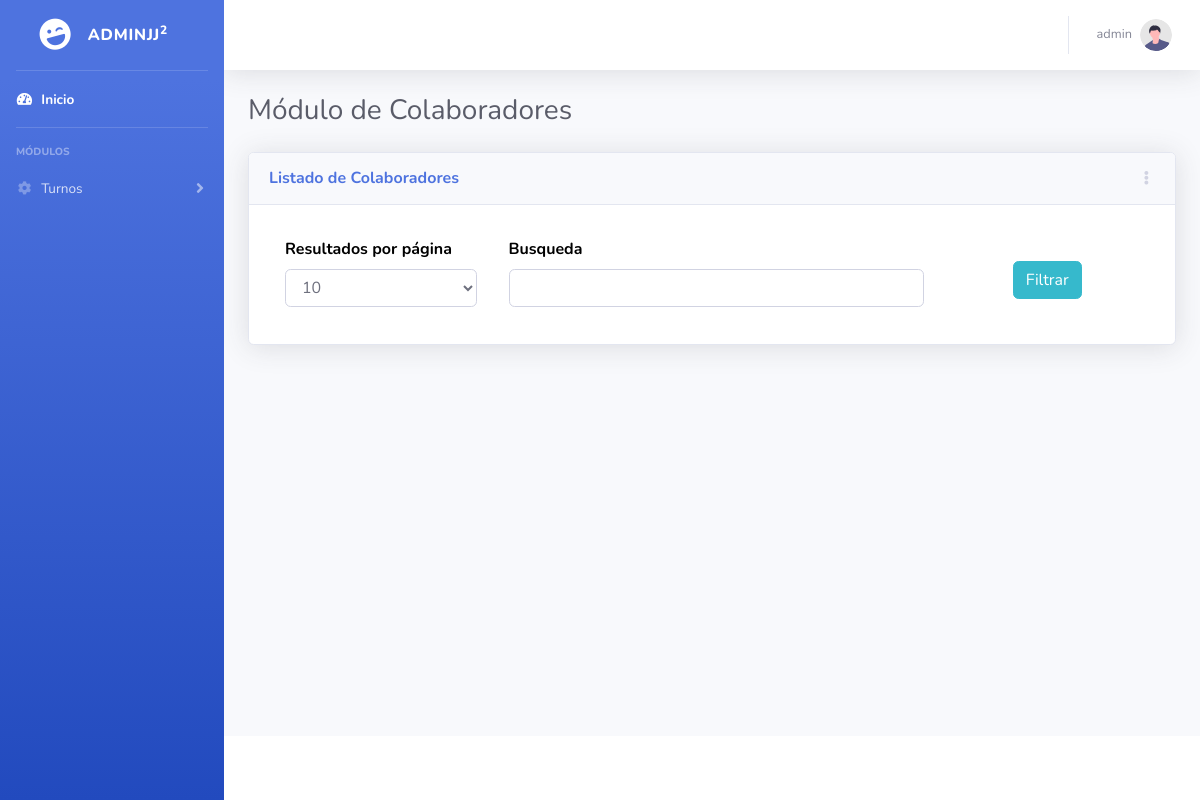
Page /colaboradores.php (signed in) on the earlier database version.
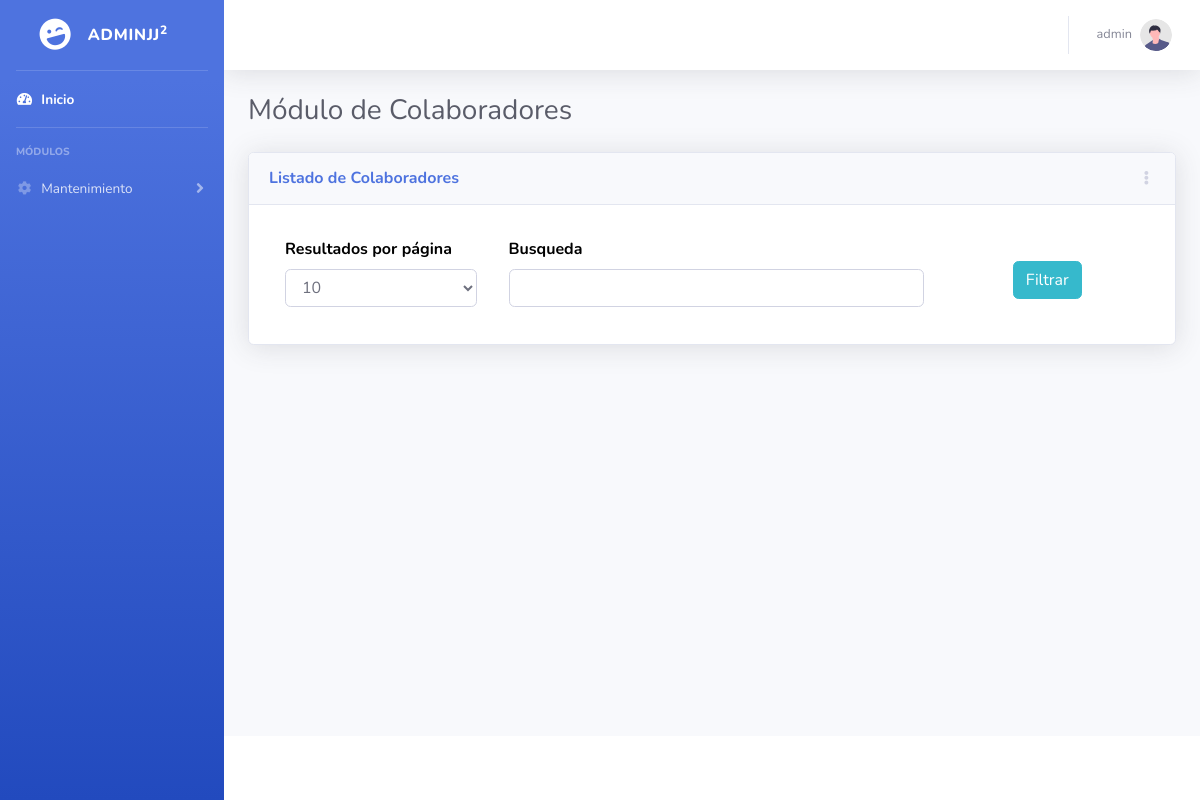
Same page on the later database version.
### tables this page shows
CREATE TABLE modulos (
	id INT AUTO_INCREMENT,
	nombre VARCHAR(250) NOT NULL,
	PRIMARY KEY (id)
);

CREATE TABLE usuarios (
	id INT AUTO_INCREMENT,
	usuario VARCHAR(250) NOT NULL,
	nombre VARCHAR(250) NOT NULL,
	apellido VARCHAR(250) NOT NULL,
	cedula VARCHAR(250) NOT NULL,
	fechaNacimiento DATE NOT NULL,
	genero VARCHAR(250) NOT NULL,
	telefono VARCHAR(250) NOT NULL,
	correo VARCHAR(250) NOT NULL,
	direccion VARCHAR(250) NOT NULL,
	fechaIngreso DATE NOT NULL,
	fechaRetiro DATE NOT NULL,
	salario INT NOT NULL,
	password VARCHAR(250) NOT NULL,
	cargo VARCHAR(250) NOT NULL,
	estado VARCHAR(250) DEFAULT 'Activo',
	rol INT NOT NULL,
	PRIMARY KEY (id),
	FOREIGN KEY (rol) REFERENCES roles (id) ON DELETE CASCADE ON UPDATE CASCADE
);

### menu.php (the view, shortened to what this page needs)
<ul class="navbar-nav bg-gradient-primary sidebar sidebar-dark accordion" id="accordionSidebar">
    <a class="sidebar-brand d-flex align-items-center justify-content-center" href="#">
        <div class="sidebar-brand-icon rotate-n-15">
            <i class="fas fa-laugh-wink"></i>
        </div>
        <div class="sidebar-brand-text mx-3">AdminJJ<sup>2</sup></div>
    </a>
    <hr class="sidebar-divider my-0">
    <li class="nav-item active">
        <a class="nav-link" href="admin.php">
            <i class="fas fa-fw fa-tachometer-alt"></i>
            <span>Inicio</span></a>
    </li>
    <hr class="sidebar-divider">
    <div class="sidebar-heading">
        Módulos
    </div>
    <?php
        include("script/conexion.php");
        $sql1Usuario = "SELECT * FROM usuarios WHERE id = ".$_SESSION['marconiId'];
        $proceso1Usuario = mysqli_query($conexion,$sql1Usuario);
        $contador1Usuario = mysqli_num_rows($proceso1Usuario);
        if($contador1Usuario>=1){
            while($row1Usuario=mysqli_fetch_array($proceso1Usuario)){
                $nombreUsuario = $row1Usuario["usuario"];
                $rolId = $row1Usuario["rol"];
            }
        }
        $menuHtml1 = '';
        $sql1 = "SELECT * FROM permisos WHERE rolId = ".$rolId;
        $proceso1 = mysqli_query($conexion,$sql1);
        $contador1 = mysqli_num_rows($proceso1);
        if($contador1>=1){
            while($row1=mysqli_fetch_array($proceso1)){
                $submoduloId = $row1["submoduloId"];
                $sql2 = "SELECT * FROM submodulos WHERE id = ".$submoduloId;
                $proceso2 = mysqli_query($conexion,$sql2);
                $contador2 = mysqli_num_rows($proceso2);
                if($contador2>=1){
                    while($row2=mysqli_fetch_array($proceso2)){
                        $submodulosNombre = $row2["nombre"];
                        $submodulosIdmodulo = $row2["idModulo"];
                        if(empty($arraySubmodulos[$submodulosIdmodulo])){
                            $arraySubmodulos[$submodulosIdmodulo][$submoduloId] = $submodulosNombre;
                        }else{
                            $arraySubmodulos[$submodulosIdmodulo][$submoduloId] = $submodulosNombre;
                        }
                    }
                }
            }
            $cantidadModulosMenu = count($arraySubmodulos);
            $moduloIdKeyG = array_keys($arraySubmodulos);
            for($i=1;$i<=$cantidadModulosMenu;$i++){
                $moduloIdKeyF = $moduloIdKeyG[$i-1];
                $sql3 = "SELECT * FROM modulos WHERE id = ".$moduloIdKeyF;
                $proceso3 = mysqli_query($conexion,$sql3);
                $contador3 = mysqli_num_rows($proceso3);
                if($contador3>=1){
                    while($row3=mysqli_fetch_array($proceso3)){
                        $moduloNombre = $row3["nombre"];
                    }
                        $menuHtml1 .= '
                            <li class="nav-item">
                                <a class="nav-link collapsed" href="#" data-toggle="collapse" data-target="#'.$moduloNombre.'" aria-expanded="true" aria-controls="'.$moduloNombre.'">
                                    <i class="fas fa-fw fa-cog"></i>
                                    <span>'.$moduloNombre.'</span>
                                </a>
                                <div id="'.$moduloNombre.'" class="collapse" data-parent="#accordionSidebar">
                        ';
                        $submoduloIdKey = array_keys($arraySubmodulos[$moduloIdKeyF]);
                        $cantidadSubmodulosMenu = count($submoduloIdKey);
                        for ($j=0;$j<$cantidadSubmodulosMenu;$j++) {
                            $sql4 = "SELECT * FROM submodulos WHERE id = ".$submoduloIdKey[$j];
                            $proceso4 = mysqli_query($conexion,$sql4);
                            $contador4 = mysqli_num_rows($proceso4);
                            if($contador4>=1){
                                while($row4=mysqli_fetch_array($proceso4)){
                                    $submoduloLink = $row4["link"];
                                    $submoduloNombre = $arraySubmodulos[$moduloIdKeyF][$submoduloIdKey[$j]];
                                    $menuHtml1 .= '
                                            <div class="bg-white py-2 collapse-inner rounded">
                                                <a class="collapse-item" href="'.$submoduloLink.'">'.$submoduloNombre.'</a>
                                    ';
                                }
                            }
                        }
                    $menuHtml1 .= '
                            </div>
                        </div>
                    ';
                }
            }
        }
        echo $menuHtml1;
    ?>
</ul>

### colaboradores.php (shortened to what this page needs)
<!DOCTYPE html>
<html lang="en">
<head>
    <link href="plugins/fontawesome-free/css/all.min.css" rel="stylesheet" type="text/css">
    <link href="css/prueba1.css" rel="stylesheet">
</head>
<body id="page-top">
    <div id="wrapper">
        <?php include("menu.php"); ?>
        <div id="content-wrapper" class="d-flex flex-column">
            <div id="content">
                <?php include("header.php"); ?>
                <div class="container-fluid">
                    <div class="d-sm-flex align-items-center justify-content-between mb-4">
                        <h1 class="h3 mb-0 text-gray-800">Módulo de Colaboradores</h1>
                    </div>
                    <div class="row">
                        <div class="col-12">
                            <div class="card shadow mb-4">
                                <div class="card-header py-3 d-flex flex-row align-items-center justify-content-between">
                                    <h6 class="m-0 font-weight-bold text-primary">Listado de Colaboradores</h6>
                                    <div class="dropdown no-arrow">
                                        <a class="dropdown-toggle" href="#" role="button" id="dropdownMenuLink"
                                            data-toggle="dropdown" aria-haspopup="true" aria-expanded="false">
                                            <i class="fas fa-ellipsis-v fa-sm fa-fw text-gray-400"></i>
                                        </a>
                                    </div>
                                </div>
                                <div class="row ml-3 mr-3" style="margin-top: 2rem;">
                                    <div class="col-xl-3 col-lg-12 form-group form-check">
                                        <label for="consultasporpagina" style="color:black; font-weight: bold;">Resultados por página</label>
                                        <select class="form-control" id="consultasporpagina" name="consultasporpagina">
                                            <option value="10">10</option>
                                        </select>
                                    </div>
                                    <div class="col-xl-6 col-lg-12 form-group form-check">
                                        <label for="buscarfiltro" style="color:black; font-weight: bold;">Busqueda</label>
                                        <input type="text" class="form-control" id="buscarfiltro" autocomplete="off" name="buscarfiltro">
                                    </div>
                                    <div class="col-xl-3 col-lg-12 text-center">
                                        <br>
                                        <button type="button" class="btn btn-info" onclick="filtrar1();">Filtrar</button>
                                    </div>
                                    <div class="col-12" style="background-color: white; border-radius: 1rem; padding: 20px 1px 1px 1px;" id="resultado_table1"></div>
                                </div>
                            </div>
                        </div>
                    </div>
                </div>
            </div>
            <?php include("footer.php"); ?>
        </div>
    </div>
</body>
</html>

### header.php (shortened to what this page needs)
<nav class="navbar navbar-expand navbar-light bg-white topbar mb-4 static-top shadow">
    <ul class="navbar-nav ml-auto">
        <li class="nav-item dropdown no-arrow">
            <a class="nav-link dropdown-toggle" href="#" id="userDropdown" role="button"
                data-toggle="dropdown" aria-haspopup="true" aria-expanded="false">
                <span class="mr-2 d-none d-lg-inline text-gray-600 small"><?php echo $nombreUsuario; ?></span>
                <img class="img-profile rounded-circle"
                    src="img/undraw_profile.svg">
            </a>
        </li>
    </ul>
</nav>

### footer.php (shortened to what this page needs)
<footer class="sticky-footer bg-white">
</footer>

Differences in the rows shown:
changed modulos: nombre "Turnos" → "Mantenimiento"
